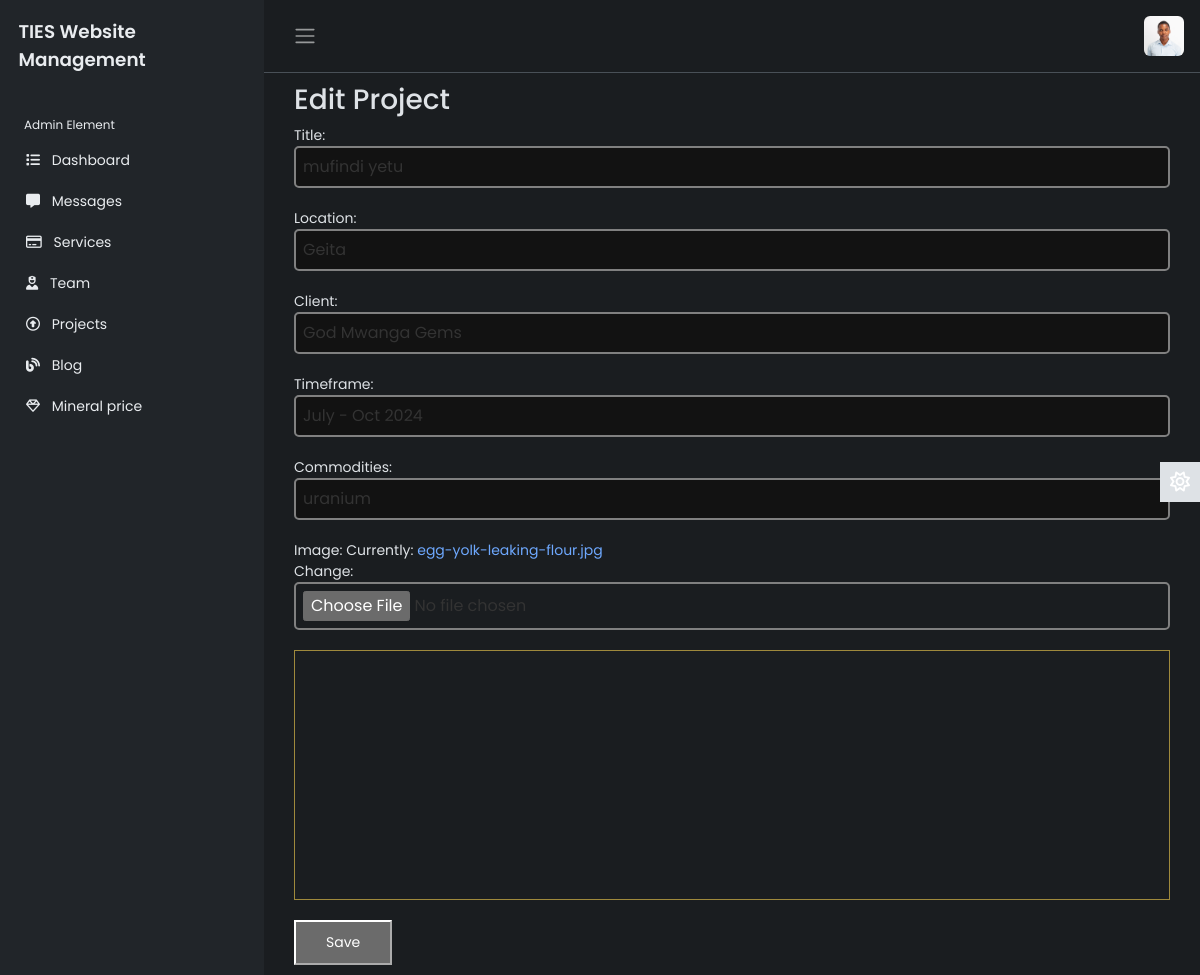
The app's page /administrator/projectEdit/3/ (signed in) with its own data.
### app/models.py (models this page shows, shortened)
class Project(models.Model):
    title = models.CharField(max_length=200)
    location = models.CharField(max_length=200)
    client = models.CharField(max_length=200)
    timeframe = models.CharField(max_length=200)
    Commodities = models.CharField(max_length=200)
    status = models.CharField(max_length=200, default='ongoing')
    body = models.TextField()
    image = models.ImageField()
    uploaded = models.DateTimeField(auto_now_add=True)

### administrator/views.py (the view)
# urls.py: path('projectEdit/<int:id>/', views.projectEdit, name='projectEdit'),
@login_required
def projectEdit(request,id):
    s = get_object_or_404(Project, id=id)
    form = ProjectForm(instance=s)
    if request.method == 'POST':
        form = ProjectForm(request.POST, request.FILES, instance=s)
        if form.is_valid():
            form.save()
            return redirect('projectDetails',id=id)
    context={
        'form':form,
        's':s,
        'body': s.body
    }
    return render(request, 'administrator/projectEdit.html',context)

### administrator/templates/administrator/projectEdit.html (shortened to what this page needs)
{% extends 'administrator/base3.html' %}
{% load static %}
{% block content %}
<div class="serviceAdd">
    <h3> Edit Project</h2>
    <form method="post" id="post-form" enctype="multipart/form-data">
        <div>
            {{ form.title.label_tag }} {{ form.title }}
        </div>
        <div>
            {{ form.location.label_tag }} {{ form.location }}
        </div>
        <div>
            {{ form.client.label_tag }} {{ form.client }}
        </div>
        <div>
            {{ form.timeframe.label_tag }} {{ form.timeframe }}
        </div>
        <div>
            {{ form.Commodities.label_tag }} {{ form.Commodities }}
        </div>
        <div>
            {{ form.image.label_tag }} {{ form.image }}
        </div>
        <div id="editor-container"></div>
        <button type="submit" style="padding: 10px 30px; margin-top: 20px;">Save</button>
    </form>
  </div>
{% endblock %}

### administrator/static/administrator/index.css (style rules this page uses)
:root { --color-white: #ffffff; --color-light: #f0eff5; --color-gray-light: #86848c; --color-gray-dark: #56555e; --color-dark: #27282f; --color-primary: rgb(234,181,7); --color-danger: rgb(255,67,54); --color-ties1: #1a3048; --color-ties2: #9f893c; --color-ties3: #ffbf00; }
body { font-family: 'Poppins', sans-serif; font-size: 0.875rem; opacity: 1; overflow-y: scroll; margin: 0; }
a { cursor: pointer; text-decoration: none; font-family: 'Poppins', sans-serif; }
.serviceAdd { margin: 10px 30px; }
#editor-container { height: 250px; border: 1px solid var(--color-ties2); }

### records on screen
Project: title "mufindi yetu", location "Geita", client "God Mwanga Gems", timeframe "July - Oct 2024", Commodities "uranium"
